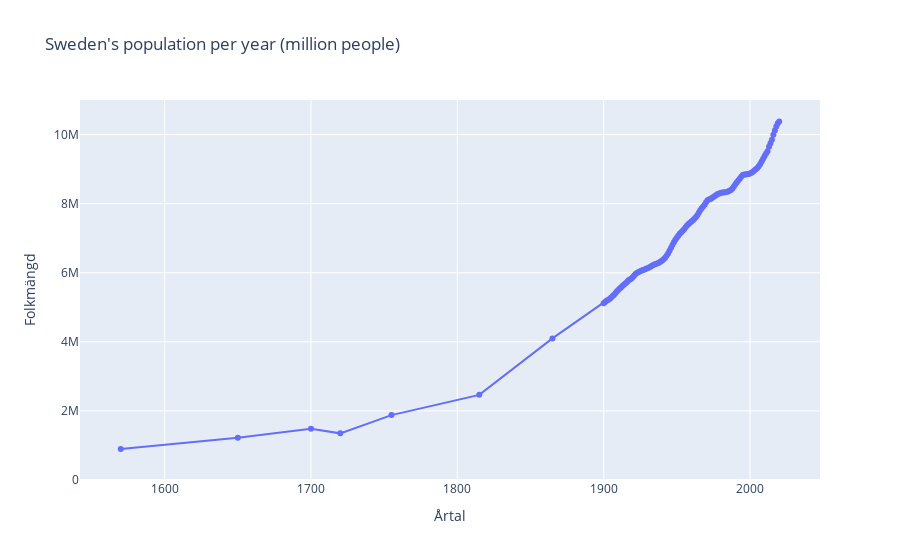

The notebook cell this image was saved under:
### Code cell
#e) Draw a graph of population data from 1570-2020.
px.line(
    swedenpoptot, 
    x="Årtal", y="Folkmängd", 
    markers=True, 
    range_y=[0,11e6],
    title="Sweden's population per year (million people)"
)
